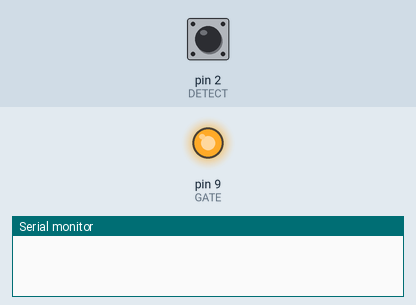
This sketch was run on a simulated Arduino Uno, built with avr-gcc and run on an emulated ATmega328P. Parts: output pins drawn as LEDs (lit = HIGH), the last lines printed to the serial monitor. The inputs (shaded band) are chosen by the test bench; at power-on: pin 2 (DETECT) HIGH.

Above: at 1.2 s.
1.3 s: pin 2 (DETECT) pulled LOW for 0.15 s
At 1.9 s:
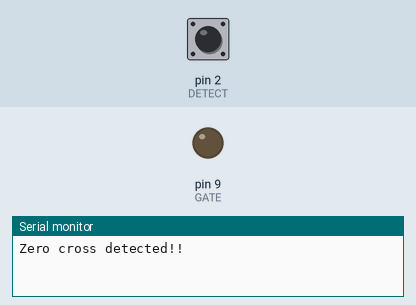
Timing chart, 0 to 4.3 s (numbered marks = the images above; inputs shaded):
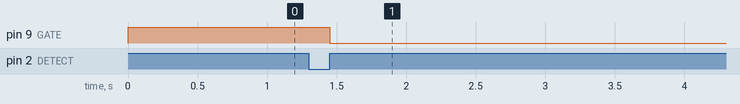

Measured:
- after the input at 1.3 s, pin 9 (GATE): HIGH → LOW after 0.15 s

The sketch:

sketch_jul01a.ino
```cpp
// AC Control V1.1
//
// This arduino sketch is for use with the heater
// control circuit board which includes a zero
// crossing detect fucntion and an opto-isolated triac.
//
// AC Phase control is accomplished using the internal
// hardware timer1 in the arduino
//
// Timing Sequence
// * timer is set up but disabled
// * zero crossing detected on pin 2
// * timer starts counting from zero
// * comparator set to "delay to on" value
// * counter reaches comparator value
// * comparator ISR turns on triac gate
// * counter set to overflow - pulse width
// * counter reaches overflow
// * overflow ISR truns off triac gate
// * triac stops conducting at next zero cross


// The hardware timer runs at 16MHz. Using a
// divide by 256 on the counter each count is
// 16 microseconds.  1/2 wave of a 60Hz AC signal
// is about 520 counts (8,333 microseconds).


#include <avr/io.h>
#include <avr/interrupt.h>

#define DETECT 2  //zero cross detect
#define GATE 9    //triac gate
#define PULSE 4   //trigger pulse width (counts)
int i=200;

void setup(){
  Serial.begin(9600);

  // set up pins
  pinMode(DETECT, INPUT);     //zero cross detect
  digitalWrite(DETECT, HIGH); //enable pull-up resistor
  pinMode(GATE, OUTPUT);      //triac gate control

  // set up Timer1
  //(see ATMEGA 328 data sheet pg 134 for more details)
  OCR1A = 100;      //initialize the comparator
  TIMSK1 = 0x03;    //enable comparator A and overflow interrupts
  TCCR1A = 0x00;    //timer control registers set for
  TCCR1B = 0x00;    //normal operation, timer disabled


  // set up zero crossing interrupt
  attachInterrupt(0,zeroCrossingInterrupt, RISING);
    //IRQ0 is pin 2. Call zeroCrossingInterrupt
    //on rising signal

}

//Interrupt Service Routines

void zeroCrossingInterrupt(){ //zero cross detect
  TCCR1B=0x04; //start timer with divide by 256 input
  TCNT1 = 0;   //reset timer - count from zero
  Serial.println("Zero cross detected!!");
}

ISR(TIMER1_COMPA_vect){ //comparator match
  digitalWrite(GATE,HIGH);  //set triac gate to high
  TCNT1 = 65536-PULSE;      //trigger pulse width
}

ISR(TIMER1_OVF_vect){ //timer1 overflow
  digitalWrite(GATE,LOW); //turn off triac gate
  TCCR1B = 0x00;          //disable timer stopd unintended triggers
}

void loop(){ // sample code to exercise the circuit

i--;
OCR1A = i;     //set the compare register brightness desired.
if (i<65){i=483;}
delay(15);

}
```
